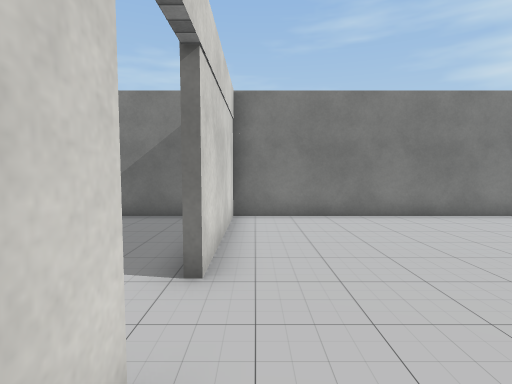
View 1 (above)

14 first-person views from a walk through a Unity game level. The camera is 1.3 m above the floor, tilts 4° down and sees 80° across. The floor is counted in squares, 1 m on a side. Each view is taken from the middle of a square. On the plan, view 1 faces up. The plan holds only what a view shows up to about 14 squares ahead; the rest is blank. The place goes on beyond the plan. The player is left out. Some surface patterns are stand-ins.

View 2
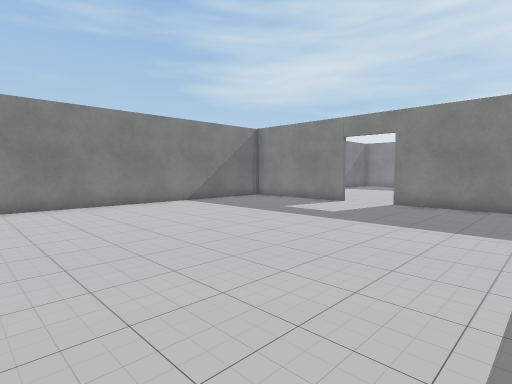

View 3
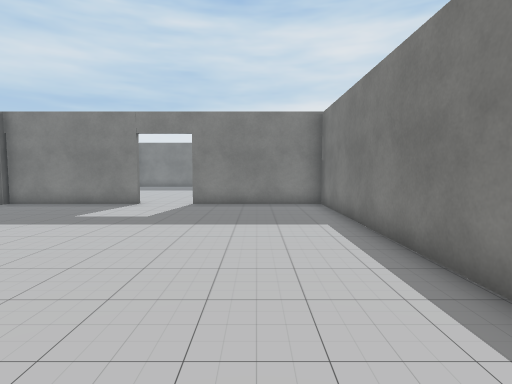

View 4
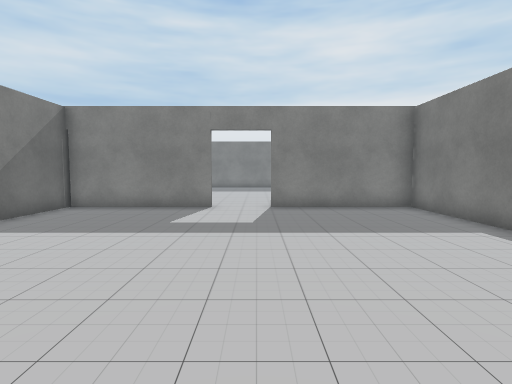

View 5
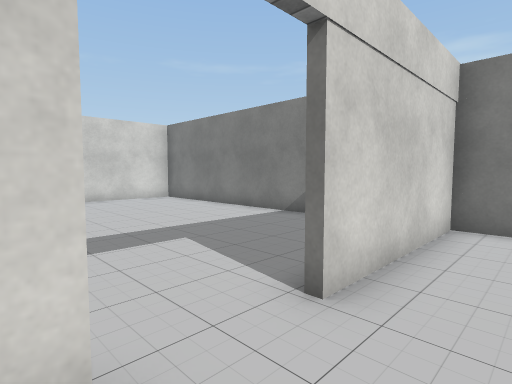

View 6
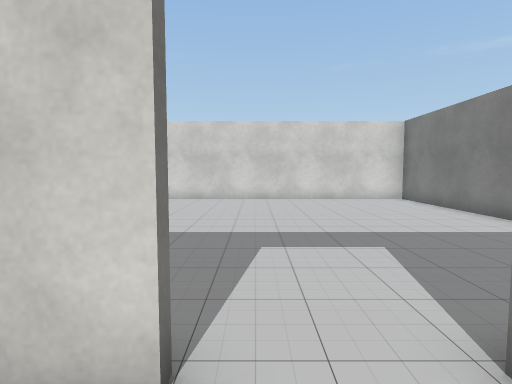

View 7
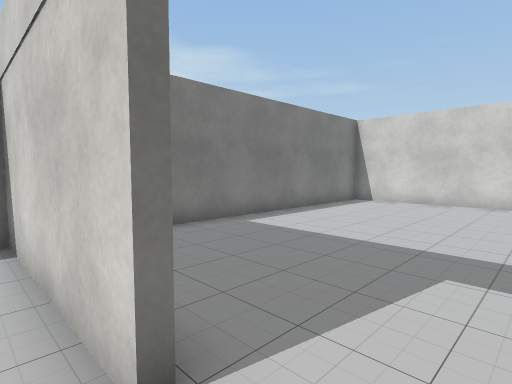

View 8
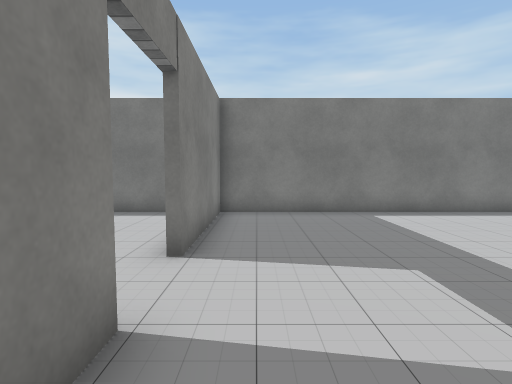

View 9
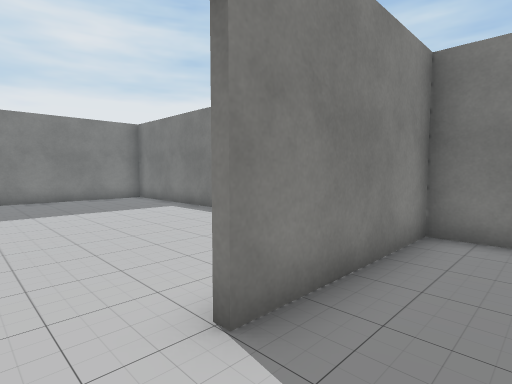

View 10
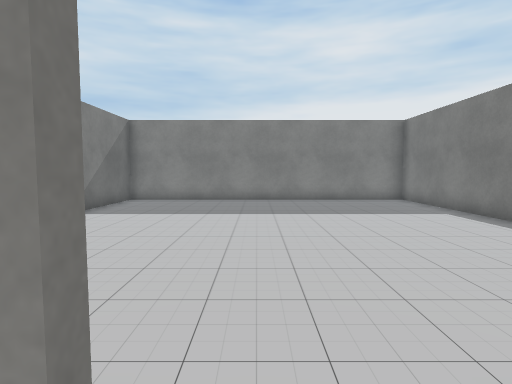

View 11
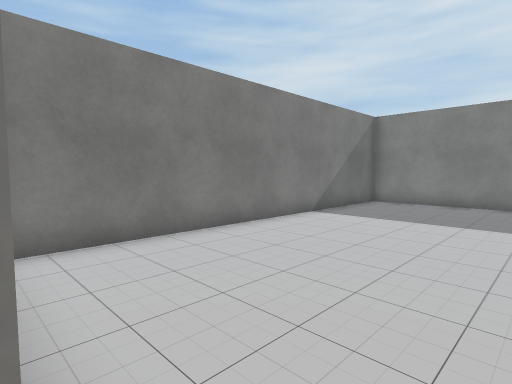

View 12
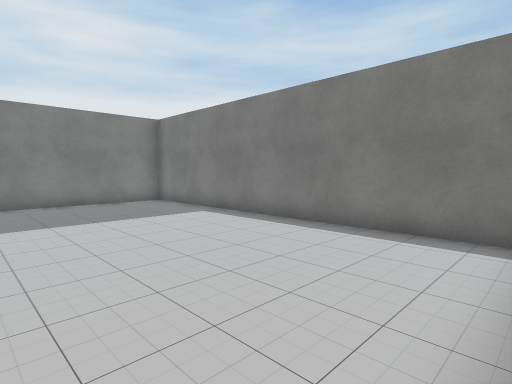

View 13
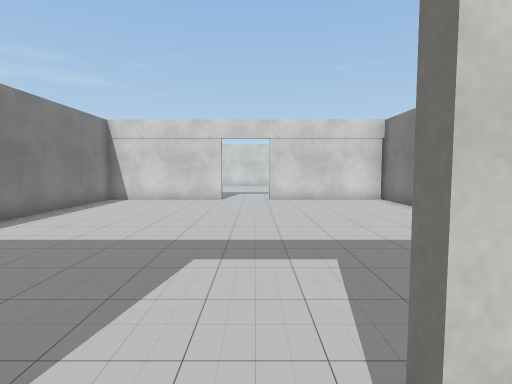

View 14
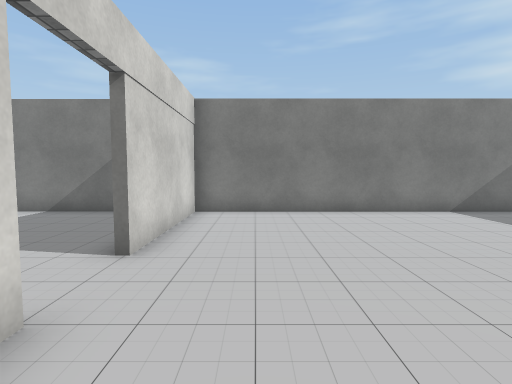

### Floor plan
Ten units are one square. View 1 is at (0, 0); x grows to the right and y downward. Boxes are objects, and circles mark ways between rooms. Rooms are numbered by the first view taken in them; rooms with no view inside come last. Other rooms are left out.
<svg viewBox="-134 -92 385 133">
<path fill="none" stroke="#000" d="M118 -35 118 -86M-6 -15 -6 36 118 36 118 -15M121 -87 -9 -87M-6 -86 -6 -35M-9 -35 -9 -48M-9 -87 -129 -87 -129 36 -9 36 -9 -15M121 -86 121 -35M125 36 246 36 246 -87 121 -87"/>
<circle cx="-10" cy="-25" r="3" fill="#2a7"/>
<circle cx="120" cy="-25" r="3" fill="#2a7"/>
<text x="60" y="-30">1</text>
<text x="-70" y="-30">2</text>
<text x="180" y="-30">3</text>
</svg>
Room 1 opens to room 2. Room 1 opens to room 3.

Where each view was taken, in squares from view 1:
view 1: 0 up, 0 right, facing up
view 2: 3 down, 0 right, facing up-right
view 3: 1 down, 0 right, facing right
view 4: 2 up, 1 right, facing right
view 5: 1 up, 1 right, facing up-left
view 6: 2 up, 1 right, facing left
view 7: 3 up, 0 right, facing down-left
view 8: 6 up, 2 left, facing down
view 9: 3 up, 10 right, facing down-right
view 10: 3 up, 11 right, facing right
view 11: 3 up, 12 right, facing up-right
view 12: 3 up, 12 right, facing down-right
view 13: 3 up, 13 right, facing left
view 14: 1 down, 14 right, facing up
